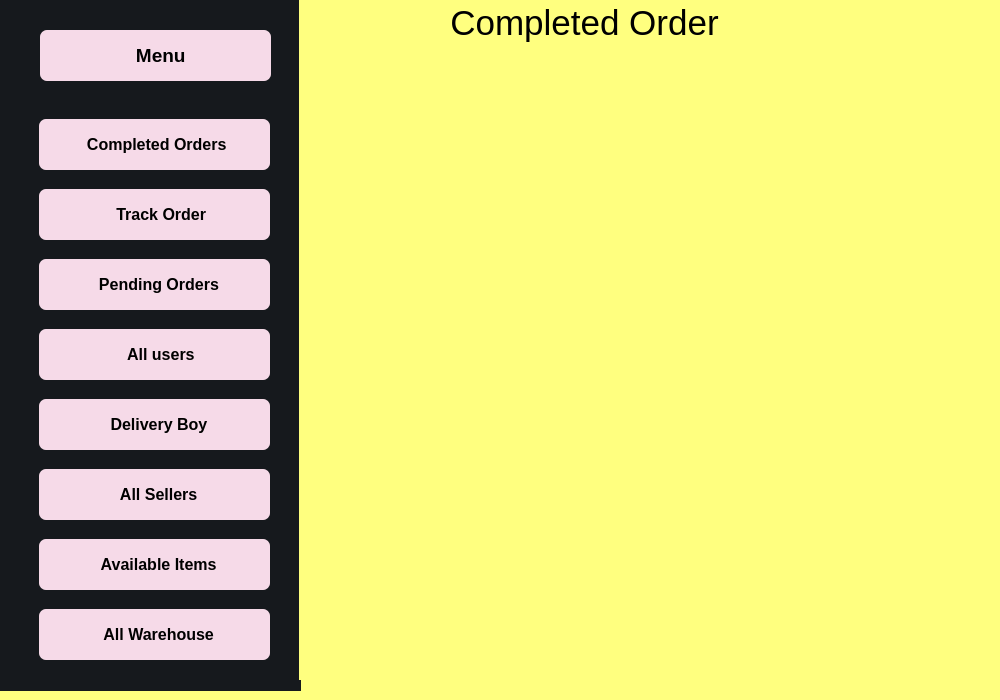
<?xml version="1.0" encoding="UTF-8"?>
<ui version="4.0">
 <class>Admin</class>
 <widget class="QWidget" name="Admin">
  <property name="geometry">
   <rect>
    <x>0</x>
    <y>0</y>
    <width>1000</width>
    <height>700</height>
   </rect>
  </property>
  <property name="windowTitle">
   <string>Form</string>
  </property>
  <property name="styleSheet">
   <string notr="true">background-color: rgb(255, 255, 127);</string>
  </property>
  <widget class="QStackedWidget" name="Login">
   <property name="geometry">
    <rect>
     <x>0</x>
     <y>-10</y>
     <width>1001</width>
     <height>701</height>
    </rect>
   </property>
   <property name="currentIndex">
    <number>1</number>
   </property>
   <widget class="QWidget" name="admi_login">
    <widget class="QPushButton" name="BackToMenu">
     <property name="geometry">
      <rect>
       <x>250</x>
       <y>700</y>
       <width>93</width>
       <height>28</height>
      </rect>
     </property>
     <property name="cursor">
      <cursorShape>PointingHandCursor</cursorShape>
     </property>
     <property name="styleSheet">
      <string notr="true">background-color: rgb(0, 0, 0);
color: rgb(255, 255, 255);</string>
     </property>
     <property name="text">
      <string>Back</string>
     </property>
    </widget>
    <widget class="QLineEdit" name="Admin_login_Input_UserName">
     <property name="geometry">
      <rect>
       <x>240</x>
       <y>230</y>
       <width>271</width>
       <height>51</height>
      </rect>
     </property>
     <property name="font">
      <font>
       <pointsize>10</pointsize>
      </font>
     </property>
     <property name="styleSheet">
      <string notr="true">background-color: rgb(255, 255, 255);
border-radius: 10px</string>
     </property>
     <property name="frame">
      <bool>true</bool>
     </property>
     <property name="alignment">
      <set>Qt::AlignCenter</set>
     </property>
     <property name="placeholderText">
      <string>Email or User Name</string>
     </property>
    </widget>
    <widget class="QLineEdit" name="Admin_login_Input_Password">
     <property name="geometry">
      <rect>
       <x>240</x>
       <y>330</y>
       <width>271</width>
       <height>51</height>
      </rect>
     </property>
     <property name="font">
      <font>
       <pointsize>10</pointsize>
      </font>
     </property>
     <property name="acceptDrops">
      <bool>false</bool>
     </property>
     <property name="styleSheet">
      <string notr="true">background-color: rgb(255, 255, 255);
border-radius: 10px</string>
     </property>
     <property name="echoMode">
      <enum>QLineEdit::Password</enum>
     </property>
     <property name="alignment">
      <set>Qt::AlignCenter</set>
     </property>
     <property name="placeholderText">
      <string>Password</string>
     </property>
    </widget>
    <widget class="QPushButton" name="Admin_login_Button">
     <property name="geometry">
      <rect>
       <x>300</x>
       <y>460</y>
       <width>151</width>
       <height>51</height>
      </rect>
     </property>
     <property name="font">
      <font>
       <pointsize>15</pointsize>
       <weight>75</weight>
       <bold>true</bold>
      </font>
     </property>
     <property name="styleSheet">
      <string notr="true">QPushButton#Admin_login_Button{	
	background-color: qlineargradient(spread:pad, x1:0, y1:0.505682, x2:1, y2:0.477, stop:0 rgba(24, 24, 27, 219), stop:1 rgba(0, 0, 0, 226));
	color:rgba(255, 255, 255, 210);
	border-radius:5px;
}
QPushButton#Admin_login_Button:hover{	
	background-color: qlineargradient(spread:pad, x1:0, y1:0.505682, x2:1, y2:0.477, stop:0 rgba(86, 86, 86, 219), stop:1 rgba(180, 180, 181, 226));
}
QPushButton#Admin_login_Button:pressed{	
	padding-left:5px;
	padding-top:5px;
	background-color:rgba(105, 118, 132, 200);
}</string>
     </property>
     <property name="text">
      <string>Login</string>
     </property>
    </widget>
    <widget class="QLabel" name="Admin_login_Heading">
     <property name="geometry">
      <rect>
       <x>270</x>
       <y>130</y>
       <width>221</width>
       <height>41</height>
      </rect>
     </property>
     <property name="font">
      <font>
       <pointsize>20</pointsize>
       <weight>75</weight>
       <bold>true</bold>
      </font>
     </property>
     <property name="text">
      <string>Admin </string>
     </property>
     <property name="alignment">
      <set>Qt::AlignCenter</set>
     </property>
    </widget>
    <widget class="QPushButton" name="BackToMenu_2">
     <property name="geometry">
      <rect>
       <x>60</x>
       <y>630</y>
       <width>93</width>
       <height>28</height>
      </rect>
     </property>
     <property name="styleSheet">
      <string notr="true">background-color: rgb(0, 0, 0);
color: rgb(255, 255, 255);</string>
     </property>
     <property name="text">
      <string>Back</string>
     </property>
    </widget>
   </widget>
   <widget class="QWidget" name="admin_menu">
    <widget class="QWidget" name="left_side" native="true">
     <property name="geometry">
      <rect>
       <x>0</x>
       <y>0</y>
       <width>301</width>
       <height>701</height>
      </rect>
     </property>
     <property name="styleSheet">
      <string notr="true">background-color: rgb(22, 25, 29);</string>
     </property>
     <widget class="QWidget" name="Menu" native="true">
      <property name="geometry">
       <rect>
        <x>10</x>
        <y>30</y>
        <width>271</width>
        <height>61</height>
       </rect>
      </property>
      <widget class="QPushButton" name="Menu_Button">
       <property name="geometry">
        <rect>
         <x>30</x>
         <y>10</y>
         <width>231</width>
         <height>51</height>
        </rect>
       </property>
       <property name="font">
        <font>
         <pointsize>14</pointsize>
         <weight>75</weight>
         <bold>true</bold>
        </font>
       </property>
       <property name="styleSheet">
        <string notr="true">QPushButton#Menu_Button{	
	border-radius:7px;
	background-color: rgb(246, 218, 232);
}

</string>
       </property>
       <property name="text">
        <string>  Menu</string>
       </property>
       <property name="icon">
        <iconset>
         <normaloff>../icons/home.svg</normaloff>../icons/home.svg</iconset>
       </property>
       <property name="iconSize">
        <size>
         <width>24</width>
         <height>24</height>
        </size>
       </property>
      </widget>
     </widget>
     <widget class="QWidget" name="Others" native="true">
      <property name="geometry">
       <rect>
        <x>19</x>
        <y>109</y>
        <width>261</width>
        <height>571</height>
       </rect>
      </property>
      <widget class="QPushButton" name="Completed_Order">
       <property name="geometry">
        <rect>
         <x>20</x>
         <y>20</y>
         <width>231</width>
         <height>51</height>
        </rect>
       </property>
       <property name="font">
        <font>
         <pointsize>12</pointsize>
         <weight>75</weight>
         <bold>true</bold>
        </font>
       </property>
       <property name="cursor">
        <cursorShape>PointingHandCursor</cursorShape>
       </property>
       <property name="styleSheet">
        <string notr="true">QPushButton#Completed_Order{	
	border-radius:7px;
background-color: rgb(246, 218, 232);
}</string>
       </property>
       <property name="text">
        <string> Completed Orders</string>
       </property>
       <property name="icon">
        <iconset>
         <normaloff>../icons/booking.png</normaloff>../icons/booking.png</iconset>
       </property>
       <property name="iconSize">
        <size>
         <width>24</width>
         <height>24</height>
        </size>
       </property>
      </widget>
      <widget class="QPushButton" name="Track_Order">
       <property name="geometry">
        <rect>
         <x>20</x>
         <y>90</y>
         <width>231</width>
         <height>51</height>
        </rect>
       </property>
       <property name="font">
        <font>
         <pointsize>12</pointsize>
         <weight>75</weight>
         <bold>true</bold>
        </font>
       </property>
       <property name="cursor">
        <cursorShape>PointingHandCursor</cursorShape>
       </property>
       <property name="styleSheet">
        <string notr="true">QPushButton#Track_Order{	
	border-radius:7px;
	background-color: rgb(246, 218, 232);
}</string>
       </property>
       <property name="text">
        <string>   Track Order</string>
       </property>
       <property name="icon">
        <iconset>
         <normaloff>../icons/truck.svg</normaloff>../icons/truck.svg</iconset>
       </property>
       <property name="iconSize">
        <size>
         <width>24</width>
         <height>24</height>
        </size>
       </property>
      </widget>
      <widget class="QPushButton" name="Panding_Order">
       <property name="geometry">
        <rect>
         <x>20</x>
         <y>160</y>
         <width>231</width>
         <height>51</height>
        </rect>
       </property>
       <property name="font">
        <font>
         <pointsize>12</pointsize>
         <weight>75</weight>
         <bold>true</bold>
        </font>
       </property>
       <property name="cursor">
        <cursorShape>PointingHandCursor</cursorShape>
       </property>
       <property name="styleSheet">
        <string notr="true">QPushButton#Panding_Order{	
	border-radius: 7px;
	background-color: rgb(246, 218, 232);
}</string>
       </property>
       <property name="text">
        <string>  Pending Orders</string>
       </property>
       <property name="icon">
        <iconset>
         <normaloff>../icons/clipboard.png</normaloff>../icons/clipboard.png</iconset>
       </property>
       <property name="iconSize">
        <size>
         <width>30</width>
         <height>30</height>
        </size>
       </property>
      </widget>
      <widget class="QPushButton" name="All_Users">
       <property name="geometry">
        <rect>
         <x>20</x>
         <y>230</y>
         <width>231</width>
         <height>51</height>
        </rect>
       </property>
       <property name="font">
        <font>
         <pointsize>12</pointsize>
         <weight>75</weight>
         <bold>true</bold>
        </font>
       </property>
       <property name="cursor">
        <cursorShape>PointingHandCursor</cursorShape>
       </property>
       <property name="styleSheet">
        <string notr="true">QPushButton#All_Users{	
	border-radius: 7px;
	background-color: rgb(246, 218, 232);
}</string>
       </property>
       <property name="text">
        <string>   All users</string>
       </property>
       <property name="icon">
        <iconset>
         <normaloff>../icons/users.svg</normaloff>../icons/users.svg</iconset>
       </property>
       <property name="iconSize">
        <size>
         <width>24</width>
         <height>24</height>
        </size>
       </property>
      </widget>
      <widget class="QPushButton" name="Delivery_Boy">
       <property name="geometry">
        <rect>
         <x>20</x>
         <y>300</y>
         <width>231</width>
         <height>51</height>
        </rect>
       </property>
       <property name="font">
        <font>
         <pointsize>12</pointsize>
         <weight>75</weight>
         <bold>true</bold>
        </font>
       </property>
       <property name="cursor">
        <cursorShape>PointingHandCursor</cursorShape>
       </property>
       <property name="styleSheet">
        <string notr="true">QPushButton#Delivery_Boy{	
	border-radius: 7px;
	background-color: rgb(246, 218, 232);
}</string>
       </property>
       <property name="text">
        <string>  Delivery Boy</string>
       </property>
       <property name="icon">
        <iconset>
         <normaloff>../icons/fast-delivery.png</normaloff>../icons/fast-delivery.png</iconset>
       </property>
       <property name="iconSize">
        <size>
         <width>30</width>
         <height>30</height>
        </size>
       </property>
      </widget>
      <widget class="QPushButton" name="All_Sellers">
       <property name="geometry">
        <rect>
         <x>20</x>
         <y>370</y>
         <width>231</width>
         <height>51</height>
        </rect>
       </property>
       <property name="font">
        <font>
         <pointsize>12</pointsize>
         <weight>75</weight>
         <bold>true</bold>
        </font>
       </property>
       <property name="cursor">
        <cursorShape>PointingHandCursor</cursorShape>
       </property>
       <property name="styleSheet">
        <string notr="true">QPushButton#All_Sellers{	
	border-radius: 7px;
	background-color: rgb(246, 218, 232);
}</string>
       </property>
       <property name="text">
        <string>  All Sellers</string>
       </property>
       <property name="icon">
        <iconset>
         <normaloff>../icons/users.svg</normaloff>../icons/users.svg</iconset>
       </property>
       <property name="iconSize">
        <size>
         <width>24</width>
         <height>24</height>
        </size>
       </property>
      </widget>
      <widget class="QPushButton" name="Available_Items">
       <property name="geometry">
        <rect>
         <x>20</x>
         <y>440</y>
         <width>231</width>
         <height>51</height>
        </rect>
       </property>
       <property name="font">
        <font>
         <pointsize>12</pointsize>
         <weight>75</weight>
         <bold>true</bold>
        </font>
       </property>
       <property name="cursor">
        <cursorShape>PointingHandCursor</cursorShape>
       </property>
       <property name="styleSheet">
        <string notr="true">QPushButton#Available_Items{	
	border-radius: 7px;
	background-color: rgb(246, 218, 232);
}</string>
       </property>
       <property name="text">
        <string>  Available Items</string>
       </property>
       <property name="icon">
        <iconset>
         <normaloff>../icons/order.png</normaloff>../icons/order.png</iconset>
       </property>
       <property name="iconSize">
        <size>
         <width>26</width>
         <height>26</height>
        </size>
       </property>
      </widget>
      <widget class="QPushButton" name="All_Warehouse">
       <property name="geometry">
        <rect>
         <x>20</x>
         <y>510</y>
         <width>231</width>
         <height>51</height>
        </rect>
       </property>
       <property name="font">
        <font>
         <pointsize>12</pointsize>
         <weight>75</weight>
         <bold>true</bold>
        </font>
       </property>
       <property name="cursor">
        <cursorShape>PointingHandCursor</cursorShape>
       </property>
       <property name="styleSheet">
        <string notr="true">QPushButton#All_Warehouse{	
	border-radius: 7px;
	background-color: rgb(246, 218, 232);
}</string>
       </property>
       <property name="text">
        <string>  All Warehouse</string>
       </property>
       <property name="icon">
        <iconset>
         <normaloff>../icons/warehouse.png</normaloff>../icons/warehouse.png</iconset>
       </property>
       <property name="iconSize">
        <size>
         <width>24</width>
         <height>24</height>
        </size>
       </property>
      </widget>
     </widget>
    </widget>
    <widget class="QStackedWidget" name="stackedWidget">
     <property name="geometry">
      <rect>
       <x>299</x>
       <y>-61</y>
       <width>721</width>
       <height>751</height>
      </rect>
     </property>
     <widget class="QWidget" name="Completed_Order_2">
      <widget class="QTextBrowser" name="textBrowser">
       <property name="geometry">
        <rect>
         <x>0</x>
         <y>70</y>
         <width>571</width>
         <height>101</height>
        </rect>
       </property>
       <property name="styleSheet">
        <string notr="true">background: transparent; border: none;</string>
       </property>
       <property name="html">
        <string>&lt;!DOCTYPE HTML PUBLIC &quot;-//W3C//DTD HTML 4.0//EN&quot; &quot;http://www.w3.org/TR/REC-html40/strict.dtd&quot;&gt;
&lt;html&gt;&lt;head&gt;&lt;meta name=&quot;qrichtext&quot; content=&quot;1&quot; /&gt;&lt;style type=&quot;text/css&quot;&gt;
p, li { white-space: pre-wrap; }
&lt;/style&gt;&lt;/head&gt;&lt;body style=&quot; font-family:'MS Shell Dlg 2'; font-size:8.25pt; font-weight:400; font-style:normal;&quot;&gt;
&lt;p align=&quot;center&quot; style=&quot; margin-top:0px; margin-bottom:0px; margin-left:0px; margin-right:0px; -qt-block-indent:0; text-indent:0px;&quot;&gt;&lt;span style=&quot; font-size:26pt; color:#000000;&quot;&gt;Completed Order&lt;/span&gt;&lt;/p&gt;&lt;/body&gt;&lt;/html&gt;</string>
       </property>
      </widget>
     </widget>
     <widget class="QWidget" name="Track_Order_2">
      <widget class="QTextBrowser" name="textBrowser_2">
       <property name="geometry">
        <rect>
         <x>0</x>
         <y>70</y>
         <width>571</width>
         <height>101</height>
        </rect>
       </property>
       <property name="styleSheet">
        <string notr="true">background: transparent; border: none;</string>
       </property>
       <property name="html">
        <string>&lt;!DOCTYPE HTML PUBLIC &quot;-//W3C//DTD HTML 4.0//EN&quot; &quot;http://www.w3.org/TR/REC-html40/strict.dtd&quot;&gt;
&lt;html&gt;&lt;head&gt;&lt;meta name=&quot;qrichtext&quot; content=&quot;1&quot; /&gt;&lt;style type=&quot;text/css&quot;&gt;
p, li { white-space: pre-wrap; }
&lt;/style&gt;&lt;/head&gt;&lt;body style=&quot; font-family:'MS Shell Dlg 2'; font-size:8.25pt; font-weight:400; font-style:normal;&quot;&gt;
&lt;p align=&quot;center&quot; style=&quot; margin-top:0px; margin-bottom:0px; margin-left:0px; margin-right:0px; -qt-block-indent:0; text-indent:0px;&quot;&gt;&lt;span style=&quot; font-size:26pt; color:#000000;&quot;&gt;Track Order&lt;/span&gt;&lt;/p&gt;&lt;/body&gt;&lt;/html&gt;</string>
       </property>
      </widget>
     </widget>
     <widget class="QWidget" name="Pending_Order">
      <widget class="QTextBrowser" name="textBrowser_3">
       <property name="geometry">
        <rect>
         <x>0</x>
         <y>70</y>
         <width>571</width>
         <height>101</height>
        </rect>
       </property>
       <property name="styleSheet">
        <string notr="true">background: transparent; border: none;</string>
       </property>
       <property name="html">
        <string>&lt;!DOCTYPE HTML PUBLIC &quot;-//W3C//DTD HTML 4.0//EN&quot; &quot;http://www.w3.org/TR/REC-html40/strict.dtd&quot;&gt;
&lt;html&gt;&lt;head&gt;&lt;meta name=&quot;qrichtext&quot; content=&quot;1&quot; /&gt;&lt;style type=&quot;text/css&quot;&gt;
p, li { white-space: pre-wrap; }
&lt;/style&gt;&lt;/head&gt;&lt;body style=&quot; font-family:'MS Shell Dlg 2'; font-size:8.25pt; font-weight:400; font-style:normal;&quot;&gt;
&lt;p align=&quot;center&quot; style=&quot; margin-top:0px; margin-bottom:0px; margin-left:0px; margin-right:0px; -qt-block-indent:0; text-indent:0px;&quot;&gt;&lt;span style=&quot; font-size:26pt; color:#000000;&quot;&gt;Pending Orders&lt;/span&gt;&lt;/p&gt;&lt;/body&gt;&lt;/html&gt;</string>
       </property>
      </widget>
     </widget>
     <widget class="QWidget" name="All_Users_2">
      <widget class="QTextBrowser" name="textBrowser_4">
       <property name="geometry">
        <rect>
         <x>0</x>
         <y>70</y>
         <width>571</width>
         <height>101</height>
        </rect>
       </property>
       <property name="styleSheet">
        <string notr="true">background: transparent; border: none;</string>
       </property>
       <property name="html">
        <string>&lt;!DOCTYPE HTML PUBLIC &quot;-//W3C//DTD HTML 4.0//EN&quot; &quot;http://www.w3.org/TR/REC-html40/strict.dtd&quot;&gt;
&lt;html&gt;&lt;head&gt;&lt;meta name=&quot;qrichtext&quot; content=&quot;1&quot; /&gt;&lt;style type=&quot;text/css&quot;&gt;
p, li { white-space: pre-wrap; }
&lt;/style&gt;&lt;/head&gt;&lt;body style=&quot; font-family:'MS Shell Dlg 2'; font-size:8.25pt; font-weight:400; font-style:normal;&quot;&gt;
&lt;p align=&quot;center&quot; style=&quot; margin-top:0px; margin-bottom:0px; margin-left:0px; margin-right:0px; -qt-block-indent:0; text-indent:0px;&quot;&gt;&lt;span style=&quot; font-size:26pt; color:#000000;&quot;&gt;All Users&lt;/span&gt;&lt;/p&gt;&lt;/body&gt;&lt;/html&gt;</string>
       </property>
      </widget>
     </widget>
     <widget class="QWidget" name="Delivery_Boy_2">
      <widget class="QTextBrowser" name="textBrowser_5">
       <property name="geometry">
        <rect>
         <x>0</x>
         <y>70</y>
         <width>571</width>
         <height>101</height>
        </rect>
       </property>
       <property name="styleSheet">
        <string notr="true">background: transparent; border: none;</string>
       </property>
       <property name="html">
        <string>&lt;!DOCTYPE HTML PUBLIC &quot;-//W3C//DTD HTML 4.0//EN&quot; &quot;http://www.w3.org/TR/REC-html40/strict.dtd&quot;&gt;
&lt;html&gt;&lt;head&gt;&lt;meta name=&quot;qrichtext&quot; content=&quot;1&quot; /&gt;&lt;style type=&quot;text/css&quot;&gt;
p, li { white-space: pre-wrap; }
&lt;/style&gt;&lt;/head&gt;&lt;body style=&quot; font-family:'MS Shell Dlg 2'; font-size:8.25pt; font-weight:400; font-style:normal;&quot;&gt;
&lt;p align=&quot;center&quot; style=&quot; margin-top:0px; margin-bottom:0px; margin-left:0px; margin-right:0px; -qt-block-indent:0; text-indent:0px;&quot;&gt;&lt;span style=&quot; font-size:26pt; color:#000000;&quot;&gt;Delivery Boy&lt;/span&gt;&lt;/p&gt;&lt;/body&gt;&lt;/html&gt;</string>
       </property>
      </widget>
     </widget>
     <widget class="QWidget" name="All_Sellers_2">
      <widget class="QTextBrowser" name="textBrowser_6">
       <property name="geometry">
        <rect>
         <x>0</x>
         <y>70</y>
         <width>571</width>
         <height>101</height>
        </rect>
       </property>
       <property name="styleSheet">
        <string notr="true">background: transparent; border: none;</string>
       </property>
       <property name="html">
        <string>&lt;!DOCTYPE HTML PUBLIC &quot;-//W3C//DTD HTML 4.0//EN&quot; &quot;http://www.w3.org/TR/REC-html40/strict.dtd&quot;&gt;
&lt;html&gt;&lt;head&gt;&lt;meta name=&quot;qrichtext&quot; content=&quot;1&quot; /&gt;&lt;style type=&quot;text/css&quot;&gt;
p, li { white-space: pre-wrap; }
&lt;/style&gt;&lt;/head&gt;&lt;body style=&quot; font-family:'MS Shell Dlg 2'; font-size:8.25pt; font-weight:400; font-style:normal;&quot;&gt;
&lt;p align=&quot;center&quot; style=&quot; margin-top:0px; margin-bottom:0px; margin-left:0px; margin-right:0px; -qt-block-indent:0; text-indent:0px;&quot;&gt;&lt;span style=&quot; font-size:26pt; color:#000000;&quot;&gt;All Sellers&lt;/span&gt;&lt;/p&gt;&lt;/body&gt;&lt;/html&gt;</string>
       </property>
      </widget>
     </widget>
     <widget class="QWidget" name="Available_Items_2">
      <widget class="QTextBrowser" name="textBrowser_7">
       <property name="geometry">
        <rect>
         <x>0</x>
         <y>70</y>
         <width>571</width>
         <height>101</height>
        </rect>
       </property>
       <property name="styleSheet">
        <string notr="true">background: transparent; border: none;</string>
       </property>
       <property name="html">
        <string>&lt;!DOCTYPE HTML PUBLIC &quot;-//W3C//DTD HTML 4.0//EN&quot; &quot;http://www.w3.org/TR/REC-html40/strict.dtd&quot;&gt;
&lt;html&gt;&lt;head&gt;&lt;meta name=&quot;qrichtext&quot; content=&quot;1&quot; /&gt;&lt;style type=&quot;text/css&quot;&gt;
p, li { white-space: pre-wrap; }
&lt;/style&gt;&lt;/head&gt;&lt;body style=&quot; font-family:'MS Shell Dlg 2'; font-size:8.25pt; font-weight:400; font-style:normal;&quot;&gt;
&lt;p align=&quot;center&quot; style=&quot; margin-top:0px; margin-bottom:0px; margin-left:0px; margin-right:0px; -qt-block-indent:0; text-indent:0px;&quot;&gt;&lt;span style=&quot; font-size:26pt; color:#000000;&quot;&gt;Available Items&lt;/span&gt;&lt;/p&gt;&lt;/body&gt;&lt;/html&gt;</string>
       </property>
      </widget>
     </widget>
     <widget class="QWidget" name="All_Warehouse_2">
      <widget class="QTextBrowser" name="textBrowser_8">
       <property name="geometry">
        <rect>
         <x>0</x>
         <y>70</y>
         <width>571</width>
         <height>101</height>
        </rect>
       </property>
       <property name="styleSheet">
        <string notr="true">background: transparent; border: none;</string>
       </property>
       <property name="html">
        <string>&lt;!DOCTYPE HTML PUBLIC &quot;-//W3C//DTD HTML 4.0//EN&quot; &quot;http://www.w3.org/TR/REC-html40/strict.dtd&quot;&gt;
&lt;html&gt;&lt;head&gt;&lt;meta name=&quot;qrichtext&quot; content=&quot;1&quot; /&gt;&lt;style type=&quot;text/css&quot;&gt;
p, li { white-space: pre-wrap; }
&lt;/style&gt;&lt;/head&gt;&lt;body style=&quot; font-family:'MS Shell Dlg 2'; font-size:8.25pt; font-weight:400; font-style:normal;&quot;&gt;
&lt;p align=&quot;center&quot; style=&quot; margin-top:0px; margin-bottom:0px; margin-left:0px; margin-right:0px; -qt-block-indent:0; text-indent:0px;&quot;&gt;&lt;span style=&quot; font-size:26pt; color:#000000;&quot;&gt;All Warehouse&lt;/span&gt;&lt;/p&gt;&lt;/body&gt;&lt;/html&gt;</string>
       </property>
      </widget>
     </widget>
    </widget>
   </widget>
   <widget class="QWidget" name="page"/>
  </widget>
 </widget>
 <resources/>
 <connections/>
</ui>
